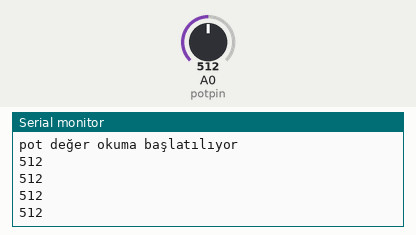
This sketch was run on a simulated Arduino Uno, built with avr-gcc and run on an emulated ATmega328P. Parts: the last lines printed to the serial monitor. Inputs (shaded band) come from the test bench; at power-on: A0 (potpin) = 512.

Above: at 1.2 s.
1.3 s: A0 (potpin) set to 716
At 1.71 s:
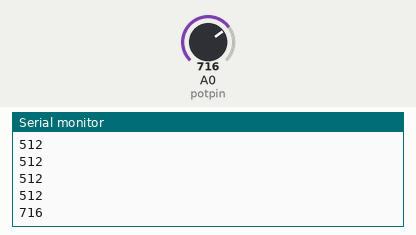
2.8 s: A0 (potpin) set to 900
At 2.91 s:
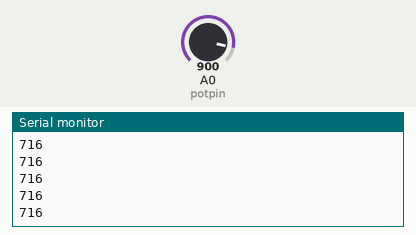
Timing chart, 0 to 5.8 s (numbered marks = the images above; inputs shaded):
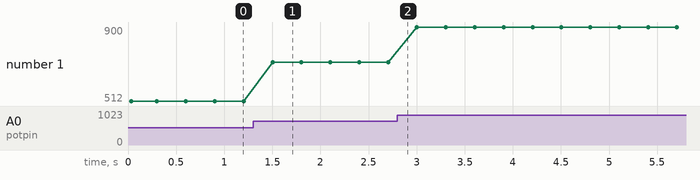

Measured:
- after the input at 1.3 s, the serial monitor: prints a new line after 0.20 s (image 1)
- plotted number 1: 512 → 716 after the input at 1.3 s, 716 → 900 after the input at 2.8 s

The sketch:

analog.ino
```cpp
#define potpin A0

int deger=0;
void setup() {

 Serial.begin(9600);
 Serial.println("pot değer okuma başlatılıyor");

}

void loop() {

  deger = analogRead(potpin);
  float gerilim = (5.00/1024.00)*deger;
  Serial.println(deger);
  delay(300);
}
```
